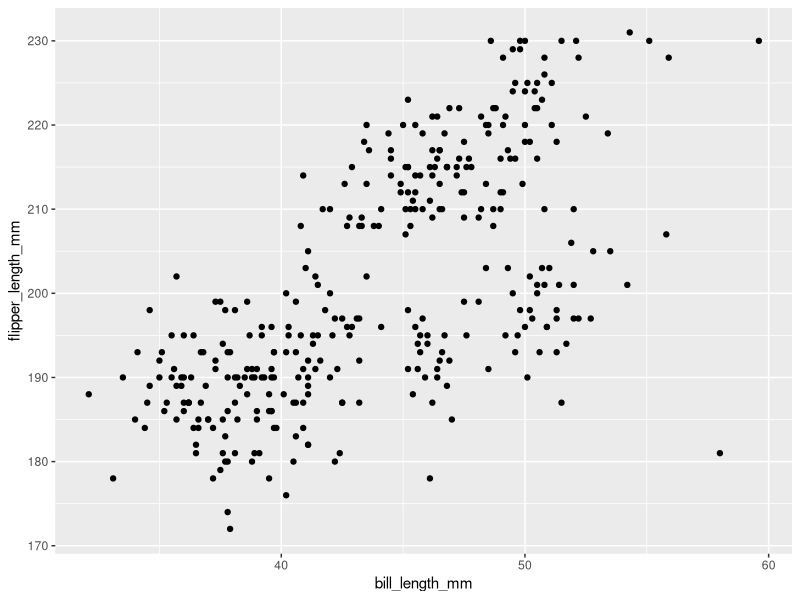
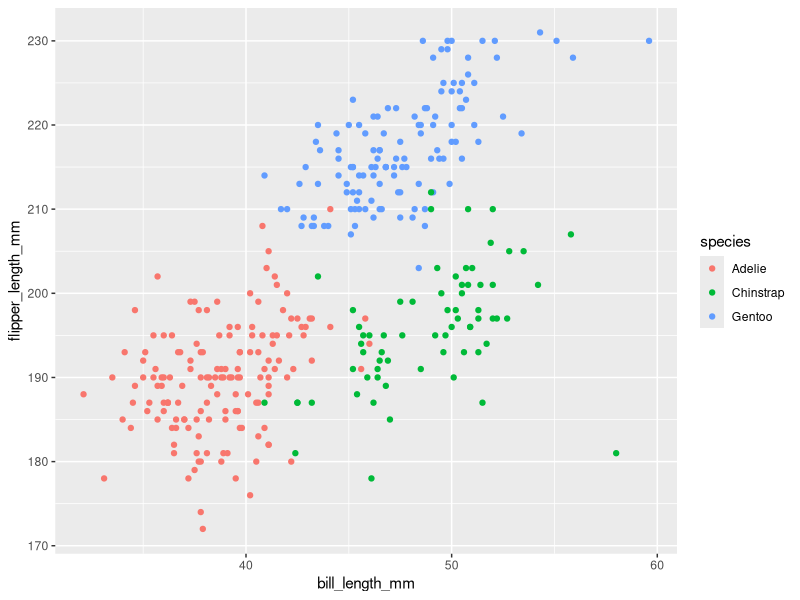
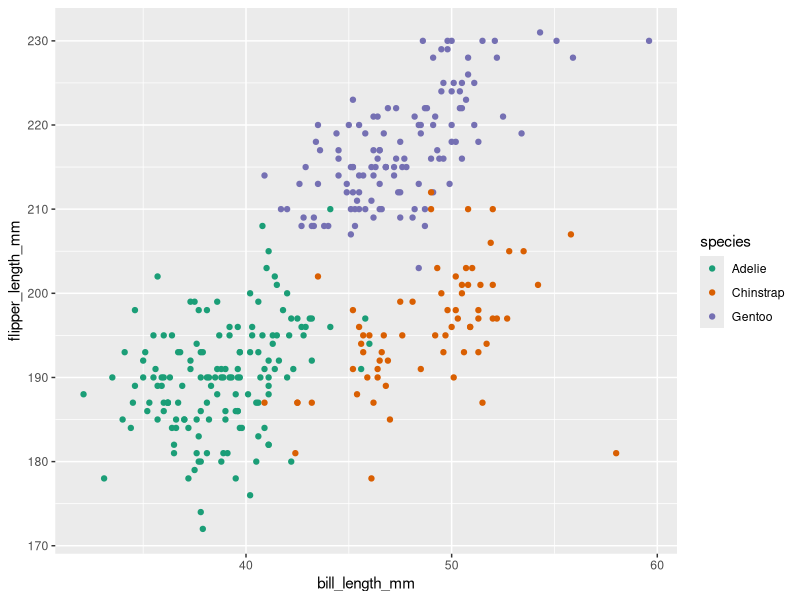
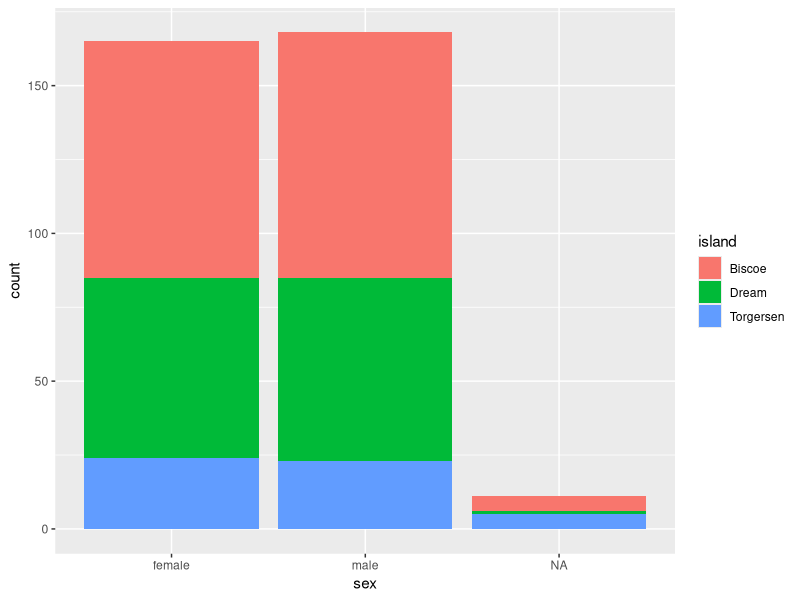
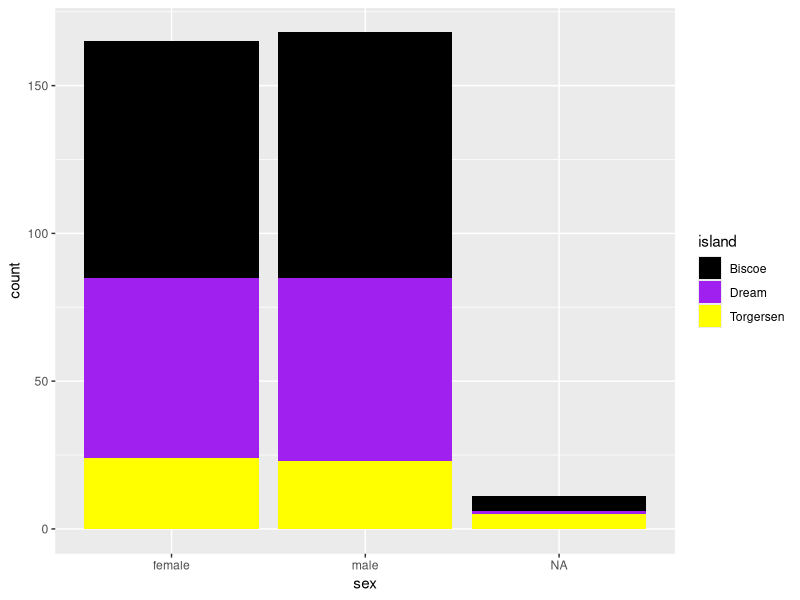
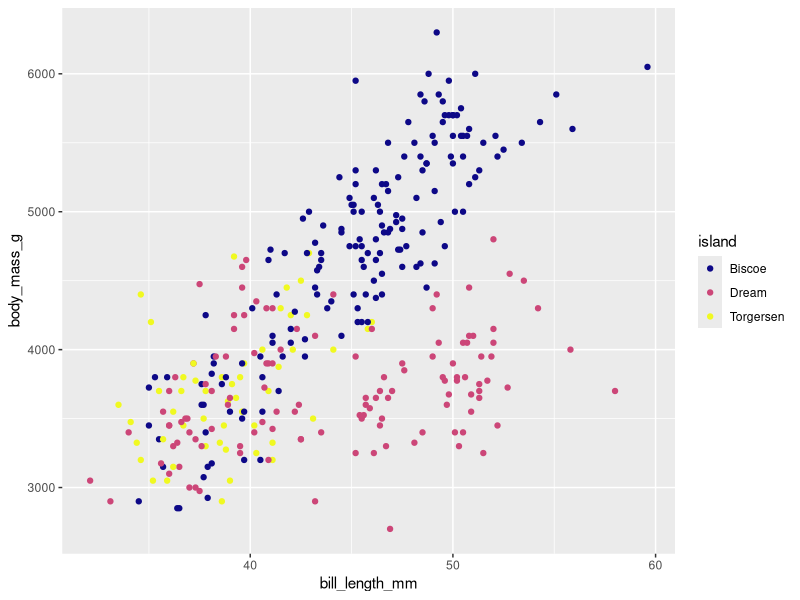

The R script that drew these images, in order:
## ---- chunk 1
#Uncomment the line below and install the palmer penguins package
#install.packages("palmerpenguins")
#Recomment it after you are done. 
## ---- chunk 2
library(tidyverse)
library(palmerpenguins)
library(viridis)
## ---- chunk 3
penguins
?penguins
## ---- chunk 4
penguins |>
  ggplot(data=penguins, mapping = aes(x=bill_length_mm,y=flipper_length_mm)) + 
  geom_point()
## ---- chunk 5
penguins |>
  ggplot(data=penguins, mapping = aes(x=bill_length_mm,y=flipper_length_mm)) + 
  geom_point(aes(color=species))

# After you marvel at the plot, change color to fill. 
## ---- chunk 6
penguins |>
  ggplot(data=penguins, mapping = aes(x=bill_length_mm,y=flipper_length_mm)) + 
  geom_point(aes(color=species)) +
  scale_color_brewer(palette="Dark2")

# Type ?scale_color_distiller() for a quick list of palette
## ---- chunk 7
#Change the color palette below

penguins |>
  ggplot(mapping = aes(x=sex,fill=island)) + 
  geom_bar() 

  
## ---- chunk 8

penguins |>
  ggplot(mapping = aes(x=sex,fill=island)) + 
  geom_bar() +
  scale_fill_manual(values = c("black","purple","yellow"))

#type colors() into the console
# Go to https://www.color-hex.com/# to make your own palettes
## ---- chunk 9
?viridis
## ---- chunk 10
ggplot(penguins, aes(x = bill_length_mm, y = body_mass_g)) +
  geom_point(aes(color=island)) +
  scale_color_viridis(option = "plasma",discrete = TRUE)

#Note that island is not discrete. It is categorical, but setting discrete= TRUE works.
